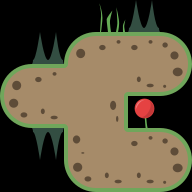

The image is a tile-based game level rendered from a .tmx file. Its description and source (layers, tilesets, objects; grid data summarised) follow:
An orthogonal 6x6 tile map with 32x32 px tiles, 2 tile layers (ground, deco).

<map version="1.0" orientation="orthogonal" renderorder="left-down" width="6" height="6" tilewidth="32" tileheight="32" nextobjectid="12">
 <tileset firstgid="1" source="tileset.tsx" />
 <layer name="ground" width="6" height="6">
  <data>[36 cells, 25 non-empty, 14 distinct tile ids]</data>
 </layer>
 <layer name="deco" width="6" height="6">
  <data>[36 cells, 2 non-empty, 2 distinct tile ids]</data>
 </layer>
</map>
